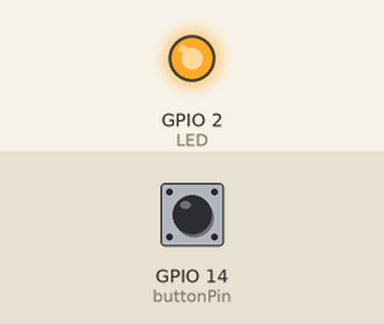
A sketch run on a simulated ESP8266 (NodeMCU). Shown: output pins drawn as LEDs (lit = HIGH). The test bench sets the inputs (shaded band); at power-on: GPIO 14 (buttonPin) HIGH. WiFi joins after 1.5 s; servers stay silent unless stated; the Firebase database answers and starts empty.

Above: at 2.7 s.
2.8 s: GPIO 14 (buttonPin) pulled LOW for 1 s
At 4.5 s:
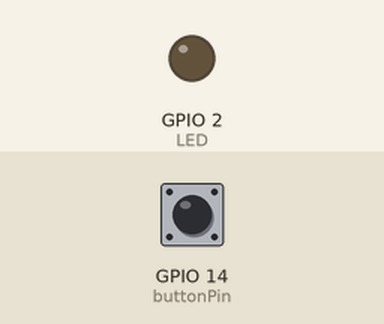
6.8 s: GPIO 14 (buttonPin) pulled LOW for 3.2 s
At 13.8 s:
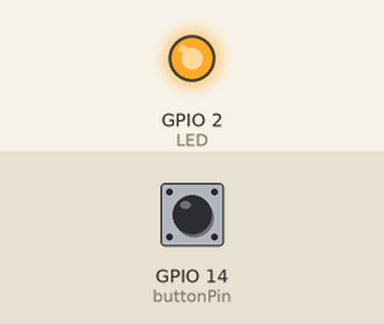
Timing chart, 0 to 15.3 s (numbered marks = the images above; inputs shaded):
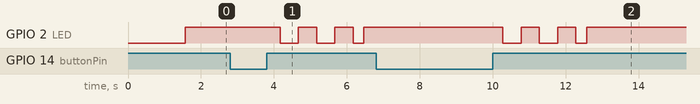

Measured:
- after the input at 2.8 s, GPIO 2 (LED): goes LOW 0.50 s, HIGH 0.50 s, LOW 0.50 s, HIGH 0.50 s, LOW 0.30 s, then HIGH, starting after 1.4 s
- after the input at 6.8 s, GPIO 2 (LED): goes LOW 0.50 s, HIGH 0.50 s, LOW 0.50 s, HIGH 0.50 s, LOW 0.30 s, then HIGH, starting after 3.5 s

The sketch:

UART_ESP8266_OK_1.ino
```cpp
#include <WiFiManager.h>// thư viện định cấu hình wifi của tzapu
#include <ESP8266WiFi.h>

#include <FirebaseESP8266.h>
#define FIREBASE_HOST "maiche-a5765-default-rtdb.firebaseio.com" //Your Firebase Project URL goes here without "http:" , "\" and "/"
#define FIREBASE_AUTH "DRhi69XmlFjaqedVrxXefCxZnsGPaMq3t7bqGToa" //Your Firebase Auth Token
FirebaseData firebaseData;
#define LED 2
int wifimode=1,wifimodelast=1;
int Trangthaimaiche=3,Trangthaimaichelast=3;
const int buttonPin = 14;//D5
const int buttonThreshold = 1000; // Ngưỡng thời gian nhấn giữ (đơn vị: ms)
unsigned long buttonPressTime = 0; // Thời gian nút được nhấn (đơn vị: ms)
boolean buttonPressed = false; // Trạng thái nút được nhấn
boolean wifistate = false;
boolean ledstate = false;
boolean ketnoi = false;
void setup() {
  Serial.begin(115200);  //Khởi tạo cổng serial
  pinMode(buttonPin,INPUT_PULLUP);
  pinMode(LED,OUTPUT);
   // Kết nối với mạng WiFi hoặc tạo mạng WiFi cấu hình nếu không có thông tin WiFi
  WiFiManager wifiManager;
  wifiManager.autoConnect("WiFiSetup_Maiche");
  delay(10);
  Firebase.begin(FIREBASE_HOST,FIREBASE_AUTH);
  delay(50);
}


void loop() {
  if (WiFi.status() != WL_CONNECTED){
    digitalWrite(LED,LOW);
    Serial.write(10);
  }else{
    digitalWrite(LED,HIGH);
  }


  // Đọc trạng thái của nút
  boolean buttonState = digitalRead(buttonPin);

  // Kiểm tra nút được nhấn
  if (buttonState == LOW && !buttonPressed) {
    buttonPressed = true;
  }

  // Kiểm tra nút được nhả
  if (buttonState == HIGH && buttonPressed) {
    unsigned long buttonHoldTime = millis();

    if (buttonHoldTime >= buttonThreshold) {
      WiFiManager wifiManager;
      wifiManager.resetSettings();
      delay(200);
      wifiManager.autoConnect("WiFiSetup_Maiche");
      //Led báo
      digitalWrite(LED,LOW);
      delay(500);
      digitalWrite(LED,HIGH);
      delay(500);
      digitalWrite(LED,LOW);
      delay(500);
      digitalWrite(LED,HIGH);
      delay(500);
      digitalWrite(LED,LOW);
    }

    buttonPressed = false;
  }


  //Gửi đi /0-vào/1-ra/3-dừng/4-wif/5-auto
  //NHận vào/ 6-Mưa/7-không mưa/8 mái che ra/9 mái che vào/10 mai che dung/ 11 ctht1 chưa chạm/12 ctht Đang chạm
  //13 ctht2 chưa chạm/14 ctht2 Đang chạm
if(Serial.available()){

    byte c = Serial.read();

    if(c==4 || c==5){
      Firebase.setString(firebaseData, "IOT_Control_4Load/P1", String(c));
    }else if(c==6||c==7){
      Firebase.setString(firebaseData, "IOT_Control_4Load/Mua", String(c));
    }else{
      Firebase.setString(firebaseData, "IOT_Control_4Load/L1", String(c));
    }


  }
  //nhận từ firebase
if(Firebase.get(firebaseData,"IOT_Control_4Load/P1")) {
 if (firebaseData.dataType() == "string") {
 wifimode = firebaseData.stringData().toInt();
    if(wifimodelast!=wifimode){//nếu khác giá trị thì mới giửi
     wifimodelast=wifimode;
    Serial.write(wifimode);
   }

 }
 }


if(Firebase.get(firebaseData,"IOT_Control_4Load/L4")) {
 if (firebaseData.dataType() == "string") {
 Trangthaimaiche = firebaseData.stringData().toInt();
 if(Trangthaimaichelast!=Trangthaimaiche){//nếu khác giá trị thì mới giửi
     Trangthaimaichelast=Trangthaimaiche;
    Serial.write(Trangthaimaiche);
   }

 }

 }

}
```
